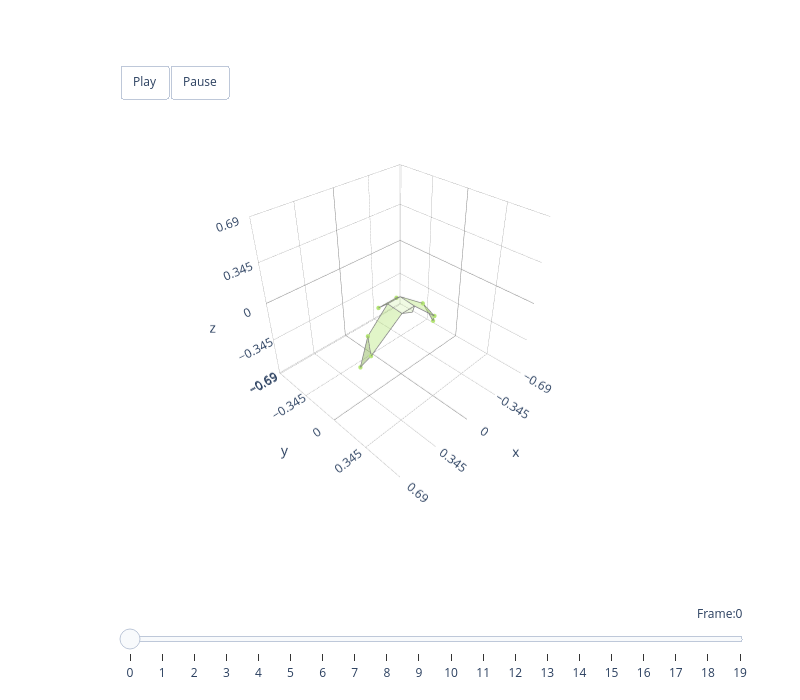

The notebook cell this image was saved under:
### Code cell
# Animate Mode 1 (wing lifting) on the target species
colour_list = ['#B5E675', '#6ED8A9', '#51B3D4',
               '#4579AA', '#F19EBA', '#BC96C9',
               '#917AC2', '#BE607F', '#624E8B',
               '#888888', '#888888', '#888888']

component_number = [0]
reconstructed_frames = reconstruct(score_frames, pc_transformed, mu_species, component_number)
recon_bilateral = to_bilateral(reconstructed_frames)

animate_plotly(approx_bird3d, recon_bilateral, colour=colour_list[0])

### Figure 1 — Plotly figure (JSON) as saved in the notebook; plotly's stock layout.template omitted (floating-point values rounded to 4 significant figures)
{"data": [{"color": "#B5E675", "hoverinfo": "none", "opacity": 0.5, "type": "mesh3d", "x": [-0.3961, -0.3399, -0.29], "y": [-0.02329, 0.03586, -0.04784], "z": [-0.3781, -0.2679, -0.1622]}, {"hoverinfo": "name", "line": {"color": "grey", "width": 1.5}, "mode": "lines", "name": "left_handwing #B5E675", "type": "scatter3d", "x": [-0.3961, -0.3399, -0.29, -0.3961], "y": [-0.02329, 0.03586, -0.04784, -0.02329], "z": [-0.3781, -0.2679, -0.1622, -0.3781]}, {"color": "#B5E675", "hoverinfo": "none", "opacity": 0.5, "type": "mesh3d", "x": [0.3961, 0.3399, 0.29], "y": [-0.02329, 0.03586, -0.04784], "z": [-0.3781, -0.2679, -0.1622]}, {"hoverinfo": "name", "line": {"color": "grey", "width": 1.5}, "mode": "lines", "name": "right_handwing #B5E675", "type": "scatter3d", "x": [0.3961, 0.3399, 0.29, 0.3961], "y": [-0.02329, 0.03586, -0.04784, -0.02329], "z": [-0.3781, -0.2679, -0.1622, -0.3781]}, {"color": "#B5E675", "hoverinfo": "none", "opacity": 0.4, "type": "mesh3d", "x": [-0.3399, -0.29, -0.065, -0.0649], "y": [0.03586, -0.04784, -0.07357, 0.07357], "z": [-0.2679, -0.1622, -0.002, -0.01289]}, {"hoverinfo": "name", "line": {"color": "grey", "width": 1.5}, "mode": "lines", "name": "left_armwing #B5E675", "type": "scatter3d", "x": [-0.3399, -0.29, -0.065, -0.0649, -0.3399], "y": [0.03586, -0.04784, -0.07357, 0.07357, 0.03586], "z": [-0.2679, -0.1622, -0.002, -0.01289, -0.2679]}, {"color": "#B5E675", "hoverinfo": "none", "opacity": 0.4, "type": "mesh3d", "x": [0.3399, 0.29, 0.065, 0.0649], "y": [0.03586, -0.04784, -0.07357, 0.07357], "z": [-0.2679, -0.1622, -0.002, -0.01289]}, {"hoverinfo": "name", "line": {"color": "grey", "width": 1.5}, "mode": "lines", "name": "right_armwing #B5E675", "type": "scatter3d", "x": [0.3399, 0.29, 0.065, 0.0649, 0.3399], "y": [0.03586, -0.04784, -0.07357, 0.07357, 0.03586], "z": [-0.2679, -0.1622, -0.002, -0.01289, -0.2679]}, {"color": "#B5E675", "hoverinfo": "none", "opacity": 0.2, "type": "mesh3d", "x": [0.0649, -0.0649, -0.065, 0.065], "y": [0.07357, 0.07357, -0.07357, -0.07357], "z": [-0.01289, -0.01289, -0.002, -0.002]}, {"hoverinfo": "name", "line": {"color": "grey", "width": 1.5}, "mode": "lines", "name": "body #B5E675", "type": "scatter3d", "x": [0.0649, -0.0649, -0.065, 0.065, 0.0649], "y": [0.07357, 0.07357, -0.07357, -0.07357, 0.07357], "z": [-0.01289, -0.01289, -0.002, -0.002, -0.01289]}, {"color": "#B5E675", "hoverinfo": "none", "opacity": 0.2, "type": "mesh3d", "x": [0.0649, 0.0, -0.0649], "y": [0.07357, 0.115, 0.07357], "z": [-0.01289, -0.01289, -0.01289]}, {"hoverinfo": "name", "line": {"color": "grey", "width": 1.5}, "mode": "lines", "name": "head #B5E675", "type": "scatter3d", "x": [0.0649, 0.0, -0.0649, 0.0649], "y": [0.07357, 0.115, 0.07357, 0.07357], "z": [-0.01289, -0.01289, -0.01289, -0.01289]}, {"color": "#B5E675", "hoverinfo": "none", "opacity": 0.5, "type": "mesh3d", "x": [0.09387, -0.09387, -0.065, 0.065], "y": [-0.1433, -0.1433, -0.07357, -0.07357], "z": [-0.05982, -0.05982, -0.002, -0.002]}, {"hoverinfo": "name", "line": {"color": "grey", "width": 1.5}, "mode": "lines", "name": "tail #B5E675", "type": "scatter3d", "x": [0.09387, -0.09387, -0.065, 0.065, 0.09387], "y": [-0.1433, -0.1433, -0.07357, -0.07357, -0.1433], "z": [-0.05982, -0.05982, -0.002, -0.002, -0.05982]}, {"hoverinfo": "none", "marker": {"color": "#B5E675", "opacity": 1, "size": 2.5}, "mode": "markers", "type": "scatter3d", "x": [-0.3961, 0.3961, -0.3399, 0.3399, -0.29, 0.29, -0.09387, 0.09387], "y": [-0.02329, -0.02329, 0.03586, 0.03586, -0.04784, -0.04784, -0.1433, -0.1433], "z": [-0.3781, -0.3781, -0.2679, -0.2679, -0.1622, -0.1622, -0.05982, -0.05982]}], "layout": {"height": 700, "margin": {"b": 100, "l": 50, "r": 50, "t": 100}, "scene": {"aspectmode": "cube", "aspectratio": {"x": 1, "y": 1, "z": 1}, "camera": {"eye": {"x": 1.5, "y": 1.5, "z": 1.5}, "up": {"x": 0, "y": 0, "z": 1}}, "domain": {"x": [0, 1], "y": [0.1, 1]}, "xaxis": {"backgroundcolor": "white", "dtick": 0.3448, "gridcolor": "grey", "gridwidth": 0.5, "range": [-0.6897, 0.6897], "showbackground": true, "zerolinecolor": "grey"}, "yaxis": {"backgroundcolor": "white", "dtick": 0.3448, "gridcolor": "grey", "gridwidth": 0.5, "range": [-0.7008, 0.6786], "showbackground": true, "zerolinecolor": "grey"}, "zaxis": {"backgroundcolor": "white", "dtick": 0.3448, "gridcolor": "grey", "gridwidth": 0.5, "range": [-0.6897, 0.6897], "showbackground": true, "zerolinecolor": "grey"}}, "showlegend": false, "sliders": [{"active": 0, "currentvalue": {"font": {"size": 12}, "prefix": "Frame:", "visible": true, "xanchor": "right"}, "len": 0.9, "pad": {"b": 10, "t": 50}, "steps": [{"args": [[0], {"frame": {"duration": 300, "redraw": true}, "mode": "immediate", "transition": {"duration": 300}}], "label": "0", "method": "animate"}, {"args": [[1], {"frame": {"duration": 300, "redraw": true}, "mode": "immediate", "transition": {"duration": 300}}], "label": "1", "method": "animate"}, {"args": [[2], {"frame": {"duration": 300, "redraw": true}, "mode": "immediate", "transition": {"duration": 300}}], "label": "2", "method": "animate"}, {"args": [[3], {"frame": {"duration": 300, "redraw": true}, "mode": "immediate", "transition": {"duration": 300}}], "label": "3", "method": "animate"}, {"args": [[4], {"frame": {"duration": 300, "redraw": true}, "mode": "immediate", "transition": {"duration": 300}}], "label": "4", "method": "animate"}, {"args": [[5], {"frame": {"duration": 300, "redraw": true}, "mode": "immediate", "transition": {"duration": 300}}], "label": "5", "method": "animate"}, {"args": [[6], {"frame": {"duration": 300, "redraw": true}, "mode": "immediate", "transition": {"duration": 300}}], "label": "6", "method": "animate"}, {"args": [[7], {"frame": {"duration": 300, "redraw": true}, "mode": "immediate", "transition": {"duration": 300}}], "label": "7", "method": "animate"}, {"args": [[8], {"frame": {"duration": 300, "redraw": true}, "mode": "immediate", "transition": {"duration": 300}}], "label": "8", "method": "animate"}, {"args": [[9], {"frame": {"duration": 300, "redraw": true}, "mode": "immediate", "transition": {"duration": 300}}], "label": "9", "method": "animate"}, {"args": [[10], {"frame": {"duration": 300, "redraw": true}, "mode": "immediate", "transition": {"duration": 300}}], "label": "10", "method": "animate"}, {"args": [[11], {"frame": {"duration": 300, "redraw": true}, "mode": "immediate", "transition": {"duration": 300}}], "label": "11", "method": "animate"}, {"args": [[12], {"frame": {"duration": 300, "redraw": true}, "mode": "immediate", "transition": {"duration": 300}}], "label": "12", "method": "animate"}, {"args": [[13], {"frame": {"duration": 300, "redraw": true}, "mode": "immediate", "transition": {"duration": 300}}], "label": "13", "method": "animate"}, {"args": [[14], {"frame": {"duration": 300, "redraw": true}, "mode": "immediate", "transition": {"duration": 300}}], "label": "14", "method": "animate"}, {"args": [[15], {"frame": {"duration": 300, "redraw": true}, "mode": "immediate", "transition": {"duration": 300}}], "label": "15", "method": "animate"}, {"args": [[16], {"frame": {"duration": 300, "redraw": true}, "mode": "immediate", "transition": {"duration": 300}}], "label": "16", "method": "animate"}, {"args": [[17], {"frame": {"duration": 300, "redraw": true}, "mode": "immediate", "transition": {"duration": 300}}], "label": "17", "method": "animate"}, {"args": [[18], {"frame": {"duration": 300, "redraw": true}, "mode": "immediate", "transition": {"duration": 300}}], "label": "18", "method": "animate"}, {"args": [[19], {"frame": {"duration": 300, "redraw": true}, "mode": "immediate", "transition": {"duration": 300}}], "label": "19", "method": "animate"}], "transition": {"duration": 300, "easing": "cubic-in-out"}, "x": 0.1, "xanchor": "left", "y": 0, "yanchor": "top"}], "updatemenus": [{"buttons": [{"args": [null, {"frame": {"duration": 100, "redraw": true}, "mode": "immediate"}], "label": "Play", "method": "animate"}, {"args": [[null], {"frame": {"duration": 0, "redraw": true}, "mode": "immediate"}], "label": "Pause", "method": "animate"}], "direction": "left", "pad": {"r": 10, "t": 10}, "showactive": false, "type": "buttons", "x": 0.1, "xanchor": "left", "y": 1.1, "yanchor": "top"}], "width": 800}}
